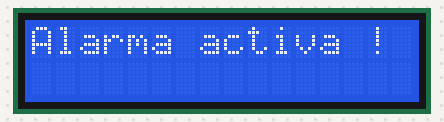
The sketch below on a simulated Arduino Uno, built with avr-gcc and run on an emulated ATmega328P. On the bench: 16×2 character LCD.

Above: at 0.1 s.
At 0.6 s:
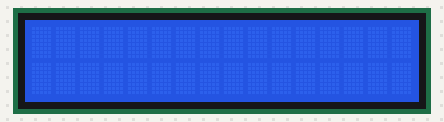

Measured:
- what the display in image 1 shows lasts 0.5 s, from 0.6 s to 1.1 s

The sketch:

LCD-02.ino
```cpp
/*
  Capitulo 10 de Arduino desde cero en Español
  Programa que muestra texto parpadeando en pantalla.

  Autor: bitwiseAr

*/

#include <LiquidCrystal.h>    // importa libreria

LiquidCrystal lcd(7, 6, 5, 4, 3, 2);  // pines RS, E, D4, D5, D6, D7 de modulo 1602A

void setup() {
  lcd.begin(16, 2);     // inicializa a display de 16 columnas y 2 lineas
}

void loop() {
  lcd.setCursor(0, 0);      // ubica cursor en columna 0 y linea 0
  lcd.print("Alarma activa !");   // escribe texto
  lcd.display();      // muestra el texto
  delay(500);       // demora de medio segundo
  lcd.noDisplay();      // oculta el texto
  delay(500);       // demora de medio segundo
}
```
